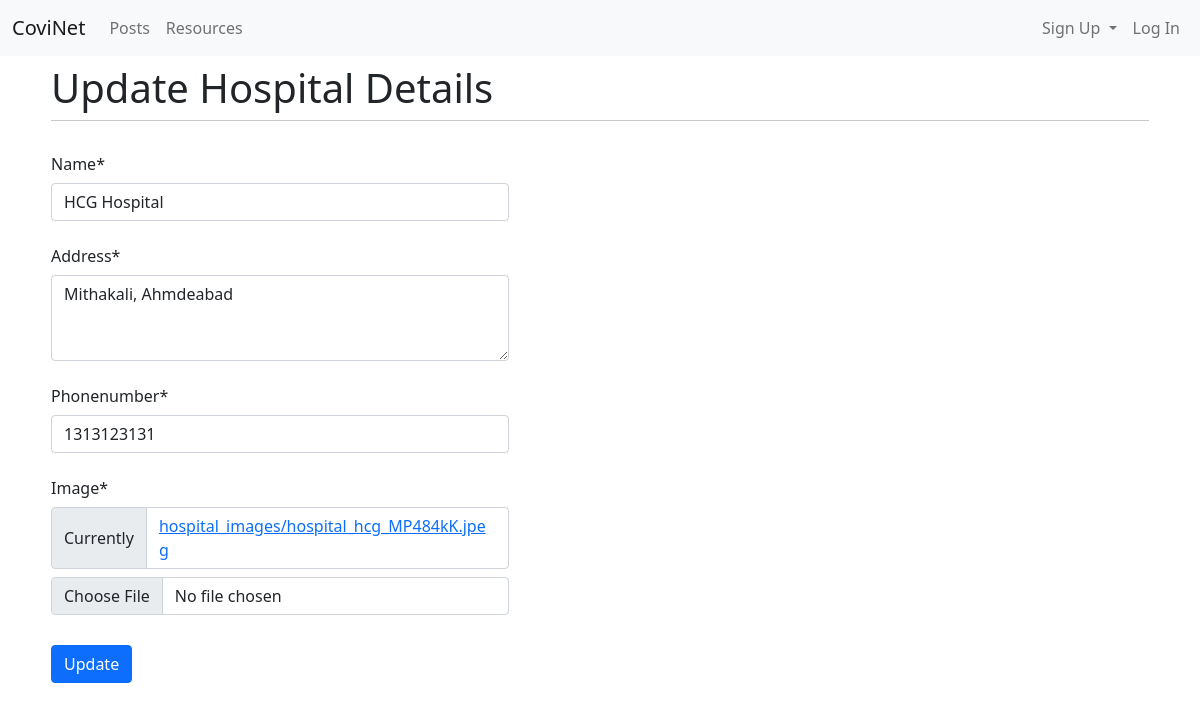
The app's page /resources/hospital/update/1 with its own data.
### Resources_Module/models.py (models this page shows, shortened)
class Hospital(models.Model):
    name = models.CharField(max_length=50, null=False, blank=False)
    address = models.CharField(max_length=300)
    phonenumber = models.CharField(max_length=10)
    image = models.ImageField(upload_to = 'hospital_images')

### Resources_Module/views.py (the view)
# urls.py: path('hospital/update/<int:pk>',views.update_hospital.as_view(),name='update-hospital'),
class update_hospital(UpdateView):
    model = Hospital
    form_class = UpdateHospitalForm
    template_name = "Resources_Module/update_hospital.html"
    context_object_name = "hospital"
    success_url = reverse_lazy("resources-list")

### Resources_Module/forms.py
class UpdateHospitalForm(forms.ModelForm):
    class Meta:
        model = Hospital
        fields = hospital_fields
    def __init__(self, *args, **kwargs):
        super().__init__(*args, **kwargs)
        self.fields['address'].widget = forms.Textarea(attrs={'rows': 3})
        self.helper = FormHelper()
        self.helper.form_class = 'blueForms'
        self.helper.form_method = 'post'
        self.helper.layout = Layout(
            Fieldset(
                '',
                Field("name"),
                Field("address"),
                Field("phonenumber"),
                Field("image"),
            ),
            FormActions(
                Submit('submit', 'Update')
            ),
        )
        self.helper.form_class = 'row mb-3'
        self.helper.label_class = 'col-sm-2 col-form-label'
        self.helper.field_class = 'col-sm-5'

### templates/Resources_Module/update_hospital.html
{% extends 'base.html' %}
{% load crispy_forms_tags %}
{% block pageHead %}
    <h1>Update Hospital Details</h1>
{% endblock %}
{% block content %}
    {% crispy form %}
{% endblock %}

### records on screen
Hospital: name "HCG Hospital", address "Mithakali, Ahmdeabad", phonenumber "1313123131"
